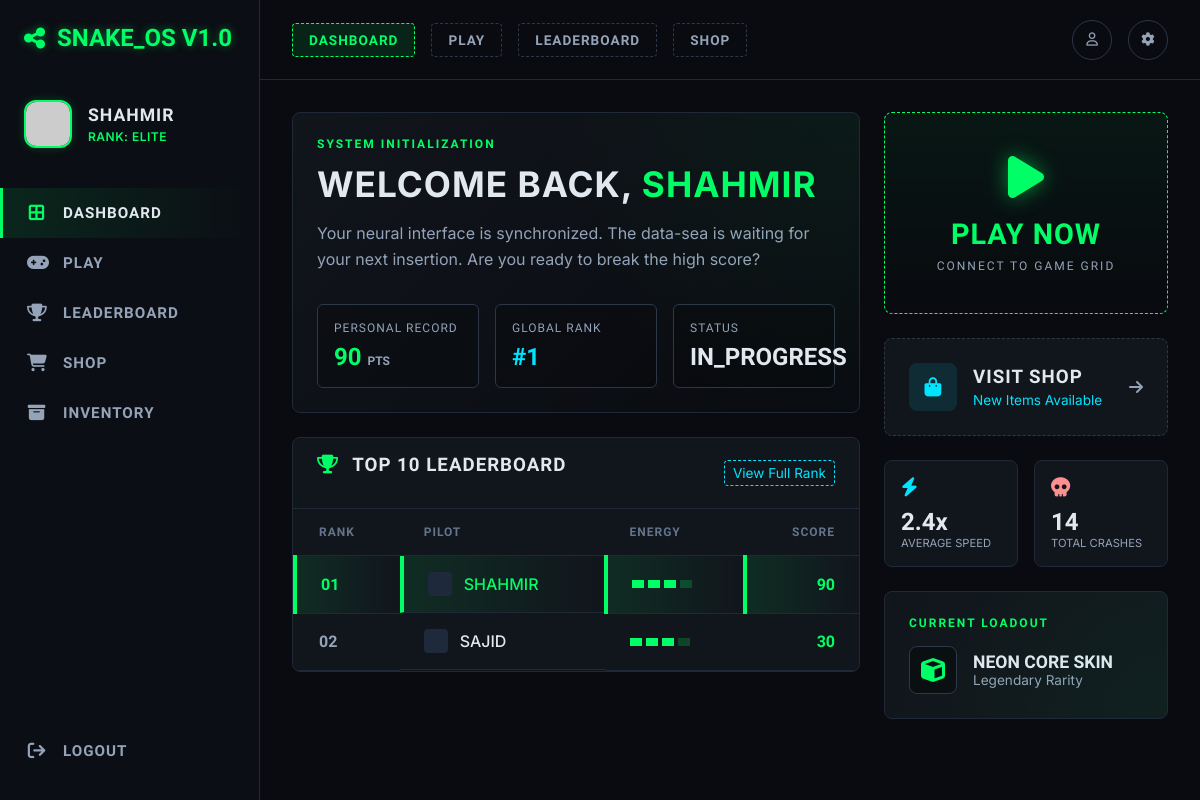
The app's page /game/dashboard (signed in) with its own data.
### tables this page shows
CREATE TABLE USERS (
    id INTEGER PRIMARY KEY AUTOINCREMENT,
    username TEXT NOT NULL UNIQUE,
    email TEXT NOT NULL UNIQUE,
    password_hash TEXT NOT NULL,
    role TEXT NOT NULL DEFAULT 'player' CHECK (role IN ('player', 'admin')),
    created_at TEXT NOT NULL DEFAULT CURRENT_TIMESTAMP
);

CREATE TABLE GAMES (
    id INTEGER PRIMARY KEY AUTOINCREMENT,
    user_id INTEGER NOT NULL,
    status TEXT NOT NULL DEFAULT 'in_progress' CHECK (status IN ('in_progress', 'completed')),
    current_score INTEGER NOT NULL DEFAULT 0 CHECK (current_score >= 0),
    snake_data TEXT,
    food_data TEXT,
    started_at TEXT NOT NULL DEFAULT CURRENT_TIMESTAMP,
    updated_at TEXT NOT NULL DEFAULT CURRENT_TIMESTAMP,
    FOREIGN KEY (user_id) REFERENCES USERS(id) ON DELETE CASCADE
);

### routes/game.py (the view)
@game_bp.route("/dashboard")
@login_required
def dashboard():
    db = get_db()
    user_id = session["user_id"]
    last_game = db.execute(
        """
        SELECT id, status, current_score, updated_at
        FROM GAMES
        WHERE user_id = ?
        ORDER BY updated_at DESC
        LIMIT 1
        """,
        (user_id,),
    ).fetchone()
    high_score_row = db.execute(
        "SELECT COALESCE(MAX(score), 0) AS high_score FROM SCORES WHERE user_id = ?",
        (user_id,),
    ).fetchone()
    leaderboard = db.execute(
        """
        SELECT u.username, MAX(s.score) AS best_score
        FROM SCORES s
        JOIN USERS u ON u.id = s.user_id
        GROUP BY s.user_id
        ORDER BY best_score DESC
        LIMIT 10
        """
    ).fetchall()
    return render_template(
        "game/dashboard.html",
        last_game=last_game,
        high_score=high_score_row["high_score"],
        leaderboard=leaderboard,
    )

### app.py (called while the page is built)
def register_database(app: Flask) -> None:
    def get_db() -> sqlite3.Connection:
        if "db" not in g:
            g.db = sqlite3.connect(app.config["DATABASE"])
            g.db.row_factory = sqlite3.Row
        return g.db
    def close_db(_error=None) -> None:
        db = g.pop("db", None)
        if db is not None:
            db.close()
    def init_db() -> None:
        db = get_db()
        with app.open_resource("schema.sql") as schema_file:
            db.executescript(schema_file.read().decode("utf-8"))
        db.commit()
    app.teardown_appcontext(close_db)
    app.extensions["get_db"] = get_db
    app.extensions["init_db"] = init_db

### routes/auth.py (called while the page is built)
def login_required(view_func):
    @wraps(view_func)
    def wrapped_view(*args, **kwargs):
        if "user_id" not in session:
            flash("Please login first.", "warning")
            return redirect(url_for("auth.login"))
        return view_func(*args, **kwargs)
    return wrapped_view

### routes/game.py (called while the page is built)
def get_db():
    return current_app.extensions["get_db"]()

### templates/game/dashboard.html (shortened to what this page needs)
{% extends "base.html" %}
{% block content %}
<section class="dashboard-layout">
    <div class="main-column">
        <article class="card hero-card">
            <p class="subtle">SYSTEM INITIALIZATION</p>
            <h2 class="page-title">Welcome back, <span class="highlight">{{ session.get('username', 'pilot') }}</span></h2>
            <p style="color: var(--text-muted); line-height: 1.6; max-width: 600px; margin-bottom: 32px;">Your neural interface is synchronized. The data-sea is waiting for your next insertion. Are you ready to break the high score?</p>
            <div class="kpi-grid">
                <div class="kpi">
                    <div class="kpi-label">Personal Record</div>
                    <div class="kpi-value green">{{ high_score }} <span style="font-size:0.5em; color:var(--text-muted)">PTS</span></div>
                </div>
                <div class="kpi">
                    <div class="kpi-label">Global Rank</div>
                    <div class="kpi-value cyan">#1</div>
                </div>
                <div class="kpi">
                    <div class="kpi-label">Status</div>
                    <div class="kpi-value" style="color: var(--text-main);">
                        {% if last_game %}{{ last_game['status']|upper }}{% else %}OPERATIONAL{% endif %}
                    </div>
                </div>
            </div>
        </article>
        <article class="table-container">
            <div class="table-header-row">
                <h3><i class="fa-solid fa-trophy" style="color:var(--accent-green); margin-right:8px;"></i> TOP 10 LEADERBOARD</h3>
                <a href="{{ url_for('game.leaderboard') }}" style="color:var(--accent-cyan); font-size:0.85rem; border:1px dashed var(--accent-cyan); padding:4px 8px; border-radius:4px;">View Full Rank</a>
            </div>
            <table>
                <thead>
                    <tr>
                        <th>Rank</th>
                        <th>Pilot</th>
                        <th>Energy</th>
                        <th style="text-align: right;">Score</th>
                    </tr>
                </thead>
                <tbody>
                    {% for row in leaderboard[:3] %}
                    <tr {% if row['username'] == session.get('username') %}class="highlight-row"{% endif %}>
                        <td class="rank-col">{% if loop.index < 10 %}0{{ loop.index }}{% else %}{{ loop.index }}{% endif %}</td>
                        <td class="pilot-col">
                            <div style="width:24px; height:24px; background:#1e293b; border-radius:4px;"></div>
                            <span>{{ row['username']|upper }}</span>
                        </td>
                        <td>
                            <div style="display:flex; gap:4px;">
                                <div style="width:12px; height:8px; background:var(--accent-green);"></div>
                                <div style="width:12px; height:8px; background:var(--accent-green);"></div>
                                <div style="width:12px; height:8px; background:var(--accent-green);"></div>
                                <div style="width:12px; height:8px; background:rgba(0,255,102,0.2);"></div>
                            </div>
                        </td>
                        <td class="score-col" style="color:var(--accent-green);">{{ row['best_score'] }}</td>
                    </tr>
                    {% else %}
                    <tr><td colspan="4" style="text-align:center; color:var(--text-muted);">No scores yet.</td></tr>
                    {% endfor %}
                </tbody>
            </table>
        </article>
    </div>
    <div class="side-column">
        <a href="{{ url_for('game.play') }}" class="card play-now-card" style="margin-bottom: 24px; display:block;">
            <i class="fa-solid fa-play"></i>
            <h2>PLAY NOW</h2>
            <p>CONNECT TO GAME GRID</p>
        </a>
        <a href="{{ url_for('shop.shop_home') }}" class="shop-card" style="text-decoration:none; margin-top:0;">
            <div style="display:flex; align-items:center; gap:16px;">
                <div class="shop-icon-wrap">
                    <i class="fa-solid fa-bag-shopping"></i>
                </div>
                <div class="shop-text">
                    <h3>VISIT SHOP</h3>
                    <p>New Items Available</p>
                </div>
            </div>
            <i class="fa-solid fa-arrow-right arrow-icon"></i>
        </a>
        <div style="display:grid; grid-template-columns: 1fr 1fr; gap:16px; margin-top:24px;">
            <div class="card" style="padding:16px; margin-bottom:0;">
                <i class="fa-solid fa-bolt" style="color:var(--accent-cyan); font-size:1.2rem; margin-bottom:12px;"></i>
                <div style="font-family:var(--font-heading); font-size:1.5rem; font-weight:700;">2.4x</div>
                <div style="font-size:0.7rem; color:var(--text-muted); text-transform:uppercase;">Average Speed</div>
            </div>
            <div class="card" style="padding:16px; margin-bottom:0;">
                <i class="fa-solid fa-skull" style="color:#ff8f8f; font-size:1.2rem; margin-bottom:12px;"></i>
                <div style="font-family:var(--font-heading); font-size:1.5rem; font-weight:700;">14</div>
                <div style="font-size:0.7rem; color:var(--text-muted); text-transform:uppercase;">Total Crashes</div>
            </div>
        </div>
        <article class="card" style="margin-top:24px; position:relative; overflow:hidden;">
            <div style="position:absolute; top:0; left:0; width:100%; height:100%; background:radial-gradient(circle at 100% 100%, rgba(0,255,102,0.05), transparent); pointer-events:none;"></div>
            <div class="subtle" style="margin-bottom:16px;">CURRENT LOADOUT</div>
            <div style="display:flex; align-items:center; gap:16px;">
                <div style="width:48px; height:48px; background:rgba(0,0,0,0.4); border:1px solid var(--border-light); border-radius:8px; display:flex; align-items:center; justify-content:center;">
                    <i class="fa-solid fa-cube" style="color:var(--accent-green); font-size:1.5rem;"></i>
                </div>
                <div>
                    <div style="font-family:var(--font-heading); font-weight:700; font-size:1.1rem;">NEON CORE SKIN</div>
                    <div style="font-size:0.85rem; color:var(--text-muted);">Legendary Rarity</div>
                </div>
            </div>
        </article>
    </div>
</section>
{% endblock %}

### templates/base.html (shortened to what this page needs)
<!DOCTYPE html>
<html lang="en">
<head>
    <link rel="stylesheet" href="https://cdnjs.cloudflare.com/ajax/libs/font-awesome/6.4.0/css/all.min.css">
    <link rel="stylesheet" href="{{ url_for('static', filename='css/style.css') }}">
</head>
<body>
    {% if session.get('user_id') %}
    <div class="app-shell">
        <aside class="sidebar">
            <div class="brand">
                <i class="fa-solid fa-share-nodes"></i>
                <span>SNAKE_OS V1.0</span>
            </div>
            <div class="pilot-card">
                <div class="pilot-avatar">
                    <img src="https://api.dicebear.com/7.x/bottts/svg?seed={{ session.get('username', 'P') }}&backgroundColor=02110c" alt="avatar">
                </div>
                <div class="pilot-info">
                    <div class="pilot-name">{{ session.get('username', 'pilot')|upper }}</div>
                    <div class="pilot-rank">Rank: Elite</div>
                </div>
            </div>
            <nav class="side-nav">
                <a href="{{ url_for('game.dashboard') }}" class="{% if request.endpoint == 'game.dashboard' %}active{% endif %}">
                    <i class="fa-solid fa-border-all"></i> Dashboard
                </a>
                <a href="{{ url_for('game.play') }}" class="{% if request.endpoint == 'game.play' %}active{% endif %}">
                    <i class="fa-solid fa-gamepad"></i> Play
                </a>
                <a href="{{ url_for('game.leaderboard') }}" class="{% if request.endpoint == 'game.leaderboard' %}active{% endif %}">
                    <i class="fa-solid fa-trophy"></i> Leaderboard
                </a>
                <a href="{{ url_for('shop.shop_home') }}" class="{% if request.endpoint == 'shop.shop_home' %}active{% endif %}">
                    <i class="fa-solid fa-cart-shopping"></i> Shop
                </a>
                <a href="{{ url_for('shop.inventory') }}" class="{% if request.endpoint == 'shop.inventory' %}active{% endif %}">
                    <i class="fa-solid fa-box-archive"></i> Inventory
                </a>
                <div class="nav-spacer"></div>
                <a href="{{ url_for('auth.logout') }}" class="logout-link">
                    <i class="fa-solid fa-arrow-right-from-bracket"></i> Logout
                </a>
            </nav>
        </aside>
        <div class="content-shell">
            <header class="topbar shell-topbar">
                <nav class="top-nav">
                    <a href="{{ url_for('game.dashboard') }}" class="{% if request.endpoint == 'game.dashboard' %}active{% endif %}">Dashboard</a>
                    <a href="{{ url_for('game.play') }}" class="{% if request.endpoint == 'game.play' %}active{% endif %}">Play</a>
                    <a href="{{ url_for('game.leaderboard') }}" class="{% if request.endpoint == 'game.leaderboard' %}active{% endif %}">Leaderboard</a>
                    <a href="{{ url_for('shop.shop_home') }}" class="{% if request.endpoint == 'shop.shop_home' %}active{% endif %}">Shop</a>
                </nav>
                <div class="top-tools">
                    <button class="icon-btn"><i class="fa-regular fa-user"></i></button>
                    <button class="icon-btn"><i class="fa-solid fa-gear"></i></button>
                </div>
            </header>
            <main class="container shell-main">
    {% endif %}
        {% block content %}{% endblock %}
    </main>
    {% if session.get('user_id') or not session.get('user_id') %}
        </div>
    </div>
    {% endif %}
</body>
</html>

### records on screen
USERS: get "SHAHMIR", username "SHAHMIR", best_score "90"
GAMES: status "IN_PROGRESS"
USERS: username "SAJID", best_score "30"

### other values on screen
{{ high_score }} "90"
